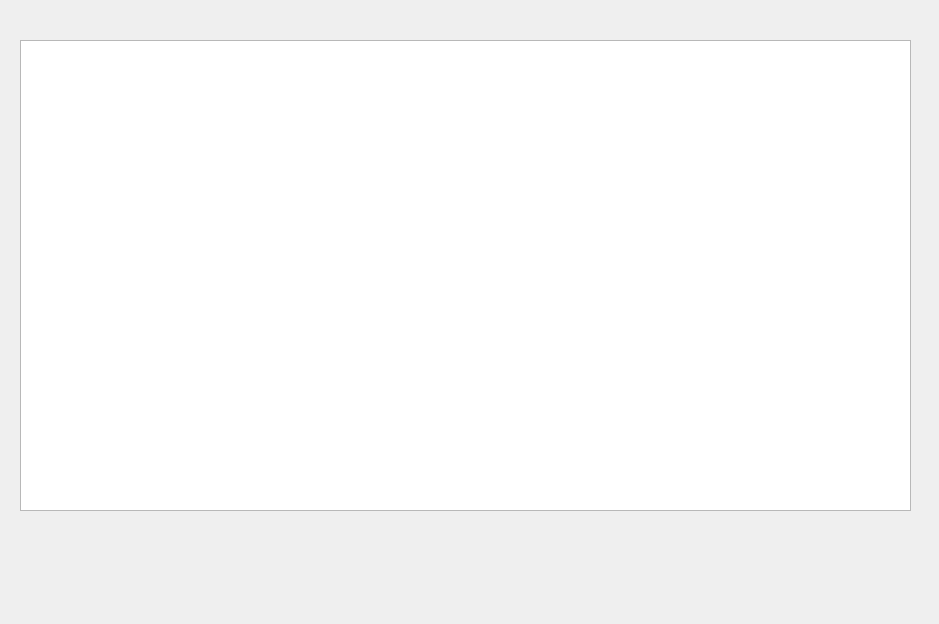
<?xml version="1.0" encoding="UTF-8"?>
<ui version="4.0">
 <class>RoomStatus</class>
 <widget class="QWidget" name="RoomStatus">
  <property name="geometry">
   <rect>
    <x>0</x>
    <y>0</y>
    <width>939</width>
    <height>624</height>
   </rect>
  </property>
  <property name="windowTitle">
   <string>Form</string>
  </property>
  <widget class="QTableView" name="roomList">
   <property name="geometry">
    <rect>
     <x>20</x>
     <y>40</y>
     <width>891</width>
     <height>471</height>
    </rect>
   </property>
  </widget>
 </widget>
 <resources/>
 <connections/>
</ui>
